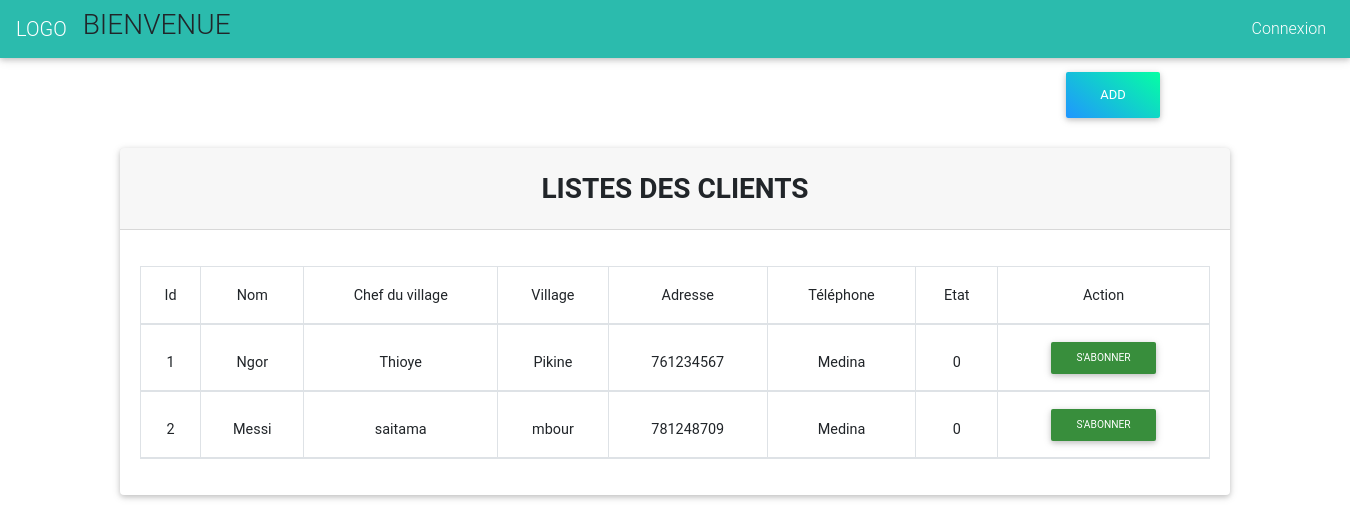
The page /accueil.php?p=gGestionClient on the database its author committed.
### tables this page shows
CREATE TABLE `client` (
  `id` int(11) NOT NULL,
  `nom` varchar(45) DEFAULT NULL,
  `chefV` varchar(45) DEFAULT NULL,
  `village` varchar(45) DEFAULT NULL,
  `adresse` varchar(45) DEFAULT NULL,
  `tel` varchar(45) DEFAULT NULL,
  `etatClient` int(11) NOT NULL
);

### src/models/user.php (called while the page is built, shortened)
<?php
require_once 'bdd.php';
function getClient(){
    global $db;
    return $db->query("SELECT * FROM client")->fetchAll();
}
?>

### src/vue/Clientele/index_client.php (the view, shortened to what this page needs)
<div class="container mt-2">
<div class="col-md-4 offset-10">
    <a href="accueil.php?p=gAddClient" class="btn aqua-gradient">Add</a>
</div>
<div class="card mt-4">
  <h3 class="card-header text-center font-weight-bold text-uppercase py-4">Listes Des Clients</h3>
  <div class="card-body">
    <div id="table" class="table-editable">
      <table class="table table-bordered table-responsive-md table-striped text-center">
        <thead>
          <tr>
            <th class="text-center">Id</th>
            <th class="text-center">Nom</th>
            <th class="text-center">Chef du village</th>
            <th class="text-center">Village</th>
            <th class="text-center">Adresse</th>
            <th class="text-center">Téléphone</th>
            <th class="text-center">Etat</th>
            <th class="text-center" colspan="2">Action</th>
          </tr>
          <?php
          foreach ($client as $c) {
            ?>
          <tr>
             <th><?=$c['id'] ?></th>
             <th><?=$c['nom'] ?></th>
             <th><?=$c['chefV'] ?></th>
             <th><?=$c['village'] ?></th>
             <th><?=$c['tel'] ?></th>
             <th><?=$c['adresse'] ?></th>
             <th><?=$c['etatClient'] ?></th>
             <th clospan="2">
            <a href="#" class="btn btn-sm btn-green">S'abonner</a>
            </th>
          </tr>
          <?php
          }
          ?>
        </thead>
      </table>
    </div>
  </div>
</div>
</div>

### rows shown on the page
client: id "1", nom "Ngor", chefV "Thioye", village "Pikine", tel "761234567", adresse "Medina", etatClient "0"
client: id "2", nom "Messi", chefV "saitama", village "mbour", tel "781248709", adresse "Medina", etatClient "0"
